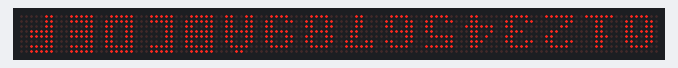
This sketch was run on a simulated Arduino Uno, built with avr-gcc and run on an emulated ATmega328P. On the bench: 128×8 LED matrix. Wiring (inferred from the names in the program): 16 × MAX7219 LED driver (orientation assumed): data pin 6; clock pin 7; CS pin 8.

Above: at 0.1 s.

The sketch:

MAX7219_Example.ino
```cpp
#include "MAX7219Control.h"

const int MatrixPinDIN = 6;
const int MatrixPinCS = 8;
const int MatrixPinCLK = 7;
const int NumberOfPanels = 16;
int PanelBrightness = 7;  // 0-15. A greater brightness also increases power draw

byte ASCIINumbers[16][8] = {
  { B00000000, B00111100, B01100110, B01101110, B01110110, B01100110, B01100110, B00111100 },  // 0
  { B00000000, B00011000, B00011000, B00111000, B00011000, B00011000, B00011000, B01111110 },  // 1
  { B00000000, B00111100, B01100110, B00000110, B00001100, B00110000, B01100000, B01111110 },  // 2
  { B00000000, B00111100, B01100110, B00000110, B00011100, B00000110, B01100110, B00111100 },  // 3
  { B00000000, B00001100, B00011100, B00101100, B01001100, B01111110, B00001100, B00001100 },  // 4
  { B00000000, B01111110, B01100000, B01111100, B00000110, B00000110, B01100110, B00111100 },  // 5
  { B00000000, B00111100, B01100110, B01100000, B01111100, B01100110, B01100110, B00111100 },  // 6
  { B00000000, B01111110, B01100110, B00001100, B00001100, B00011000, B00011000, B00011000 },  // 7
  { B00000000, B00111100, B01100110, B01100110, B00111100, B01100110, B01100110, B00111100 },  // 8
  { B00000000, B00111100, B01100110, B01100110, B00111110, B00000110, B01100110, B00111100 },  // 9
  { B00011000, B00111100, B01100110, B01100110, B01111110, B01100110, B01100110, B01100110 },  // A
  { B01111100, B01111110, B01100110, B01111110, B01111110, B01100110, B01111110, B01111100 },  // B
  { B01111100, B01111100, B01100000, B01100000, B01100000, B01100000, B01111100, B01111100 },  // C
  { B01111100, B01111110, B01100110, B01100110, B01100110, B01100110, B01111110, B01111100 },  // D
  { B01111100, B01111100, B01100000, B01111100, B01111100, B01100000, B01111100, B01111100 },  // E
  { B01111100, B01111100, B01100000, B01111100, B01111100, B01100000, B01100000, B01100000 },  // F
};

MAX7219Control* LEDPanels;


// Starting up sequence
void setup() {
  // Set up the LED matrix panels
  LEDPanels = new MAX7219Control(MatrixPinDIN, MatrixPinCS, MatrixPinCLK, NumberOfPanels);
  LEDPanels->Initialise();
  LEDPanels->SetBrightness(PanelBrightness);

  // Loose connections causing panels to turn off? Try this!
  // LEDPanels->SetRapidAutoRecovery(true);
}


void loop() {
  // EXAMPLE 1: Print a number on each panel
  for (int panel = 0; panel < NumberOfPanels; panel++) {
    // Option 1: Set the data for the whole panel (top-to-bottom)
    LEDPanels->SetPanel(panel, ASCIINumbers[panel]);

    // Option 2: Render one row at a time
    // for (int row = 0; row < 8; row++) {
    //   LEDPanels->SetRow(panel, row, ASCIINumbers[panel][row]);
    // }


    // UPSIDE DOWN PANELS
    // Option 1: Set the data for the whole panel
    // LEDPanels->SetFlippedPanel(panel, ASCIINumbers[panel]);

    // Option 2: Render one row at a time
    // for (int row = 0; row < 8; row++) {
    //   LEDPanels->SetFlippedRow(panel, row, ASCIINumbers[panel][row]);
    // }
  }


  // EXAMPLE 2: Alternating lit up columns
  // bool showAlt = (millis() / 1000) % 2 == 0;
  // for (int p = 0; p < NumberOfPanels; p++) {
  //   for (int i = 0; i < 8; i++) {
  //     LEDPanels->SetRow(p, i, showAlt ? B01010101 : B10101010);
  //   }
  // }

  // Render any updates
  LEDPanels->RenderDisplays();
}
```

MAX7219Control.h
```cpp
/*
For guides and info, see
https://github.com/BadgerCode/MAX7219Control

// Setup the controller
LEDPanels = new MAX7219Control(DATAPIN, CSPIN, CLKPIN, NUMPANELS);
LEDPanels->Initialise();
LEDPanels->SetBrightness(7); // 0-15

// Use this if your panels sometimes get stuck because of a loose connection
LEDPanels->SetRapidAutoRecovery(true);

// Clear panels
LEDPanels->ClearAllPanels();
LEDPanels->ClearPanel(panelNumber);

// Update panels
LEDPanels->SetRow(panelNumber, row, B11001100);
LEDPanels->SetPanel(panel, new byte[8]{ B00000000, B00111100, B01100110, B01101110, B01110110, B01100110, B01100110, B00111100 });

// Update upside down panels
LEDPanels->SetFlippedRow(panelNumber, row, B11001100);
LEDPanels->SetFlippedPanel(panel, new byte[8]{ B00000000, B00111100, B01100110, B01101110, B01110110, B01100110, B01100110, B00111100 });

// Render any changes (at the end of every loop iteration)
LEDPanels->RenderDisplays();
*/


class MAX7219Control {
private:
  int DataPin;
  int CSPin;
  int CLKPin;

  int NumPanels;
  int NumRows = 8;

  byte Brightness = 7;  // 0-15

  bool* RowsRequiringUpdate;
  byte** NewPanelRowData;
  byte** CurrentPanelRowData;

  bool EnableRapidAutoRecovery = false;
  unsigned long LastAutoRecovery = 0;
  const int NormalAutoRecoveryDelay = 30000; // ms
  const int RapidAutoRecoveryDelay = 3000; // ms


public:
  MAX7219Control(int dataPin, int csPin, int clkPin, int numPanels) {
    DataPin = dataPin;
    CSPin = csPin;
    CLKPin = clkPin;
    NumPanels = numPanels;

    // Initialise panel data
    RowsRequiringUpdate = new bool[NumRows];
    for (int row = 0; row < NumRows; row++) {
      RowsRequiringUpdate[row] = true;
    }

    NewPanelRowData = new byte*[NumPanels];
    CurrentPanelRowData = new byte*[NumPanels];
    for (int panel = 0; panel < NumPanels; panel++) {
      NewPanelRowData[panel] = new byte[NumRows];
      CurrentPanelRowData[panel] = new byte[NumRows];

      for (int row = 0; row < NumRows; row++) {
        NewPanelRowData[panel][row] = 0;
        CurrentPanelRowData[panel][row] = 0;
      }
    }
  }

  Initialise() {
    // Set up data, cs, clk pins
    pinMode(CLKPin, OUTPUT);
    pinMode(CSPin, OUTPUT);
    pinMode(DataPin, OUTPUT);

    // Initialise all panels
    InitialisePanelState();

    // Force all rows to clear, bypassing caching
    for (int row = 1; row <= NumRows; row++) {
      SetValueForAllPanels(row, 0);
    }
  }

  /**
    Enables/Disables rapid auto-recovery (disabled by default).

    Every minute, the panels will re-initialise and re-render.
    This allows panels that get stuck/broken from a loose connection to recover and start working again.

    Enabling rapid auto-recovery will make this process happen every 5 seconds.
    This slightly reduce performance.
  */
  SetRapidAutoRecovery(bool enabled) {
    EnableRapidAutoRecovery = enabled;
  }

  // Value between 0-15
  SetBrightness(byte value) {
    Brightness = value;
    SetValueForAllPanels(10, Brightness);
  }

  ClearAllPanels() {
    for (int panel = 0; panel < NumPanels; panel++)
      ClearPanel(panel);
  }

  ClearPanel(int panelNumber) {
    for (int row = 0; row < NumRows; row++)
      SetRow(panelNumber, row, 0);
  }

  /**
  * Renders rows of data to a panel, top to bottom
  * panelNumber - Which panel the row is on. Starting from 0.
  * rowsData - one byte of data per row
  */
  SetPanel(int panelNumber, byte* rowsData) {
    for (int i = 0; i < NumRows; i++) {
      SetRow(panelNumber, i, rowsData[i]);
    }
  }

  /**
  * Renders rows of data to a panel, rotated 180 degrees
  * panelNumber - Which panel the row is on. Starting from 0.
  * rowsData - one byte of data per row
  */
  SetFlippedPanel(int panelNumber, byte* rowsData) {
    for (int i = 0; i < NumRows; i++) {
      SetRow(panelNumber, i, Reverse(rowsData[NumRows - 1 - i]));
    }
  }

  /**
  * panelNumber - Which panel the row is on. Starting from 0.
  * rowNumber - 0-7, from top to bottom
  * value - 8 bits to turn LEDs on/off, from left to right (0, 1, 2, 4, ...)
  */
  SetRow(int panelNumber, int rowNumber, byte value) {
    if (panelNumber < 0 || panelNumber > NumPanels) return;
    if (rowNumber < 0 || rowNumber >= NumRows) return;

    NewPanelRowData[panelNumber][rowNumber] = value;

    if (CurrentPanelRowData[panelNumber][rowNumber] != NewPanelRowData[panelNumber][rowNumber])
      RowsRequiringUpdate[rowNumber] = true;
  }

  /**
  * panelNumber - Which panel the row is on. Starting from 0.
  * rowNumber - 0-7, from bottom to top
  * value - 8 bits to turn LEDs on/off, from left to right (0, 1, 2, 4, ...)
  */
  SetFlippedRow(int panelNumber, int rowNumber, byte value) {
    SetRow(panelNumber, NumRows - 1 - rowNumber, Reverse(value));
  }


  byte Reverse(byte b) {
    b = (b & 0xF0) >> 4 | (b & 0x0F) << 4;
    b = (b & 0xCC) >> 2 | (b & 0x33) << 2;
    b = (b & 0xAA) >> 1 | (b & 0x55) << 1;
    return b;
  }


  RenderDisplays() {
    bool ignoreCache = false;
    // Auto-recovery for loose connections
    int autoRecoveryDelay = EnableRapidAutoRecovery ? RapidAutoRecoveryDelay : NormalAutoRecoveryDelay;
    if (millis() - LastAutoRecovery > autoRecoveryDelay) {
      // Re-initialise panels, incase of loose connections
      InitialisePanelState();
      ignoreCache = true;
    }

    // Render one row at a time for all of the panels (e.g. the first row for all panels)
    for (int row = 0; row < NumRows; row++) {
      // Only render a row if there are changes
      if (!RowsRequiringUpdate[row] && !ignoreCache) continue;
      RowsRequiringUpdate[row] = false;

      // Flip row order - the hardware orders row bottom to top; we want top to bottom
      int hardwareRow = NumRows - row;  // 1 - 8

      // Render panels, starting with the one furthest away
      // When you render a panel, the data is sent to the first one
      // If a panel already has data, it gets pushed to the next one in the chain
      digitalWrite(CSPin, LOW);
      for (int panel = (NumPanels - 1); panel >= 0; panel--) {
        // Output the row number we'll be setting
        shiftOut(DataPin, CLKPin, MSBFIRST, hardwareRow);

        // Reverse the order of the bits, by doing least significant bit first
        // This means that B10000000 will light up the left most LED, instead of the right most one
        shiftOut(DataPin, CLKPin, LSBFIRST, NewPanelRowData[panel][row]);

        CurrentPanelRowData[panel][row] = NewPanelRowData[panel][row];
      }
      digitalWrite(CSPin, HIGH);
    }
  }

private:
  InitialisePanelState() {
    SetValueForAllPanels(9, 0);  // Decode mode (always 0)
    SetValueForAllPanels(10, Brightness);
    SetValueForAllPanels(11, NumRows - 1);  // 8 rows
    SetValueForAllPanels(12, 1);            // Shutdown mode (set to normal)
    SetValueForAllPanels(15, 0);            // Disable test mode

    LastAutoRecovery = millis();
  }

  /**
  0 = do nothing
  1-8 = set output for rows 1-8
  9 = decode mode (always set to 0)
  10/A = brightness (0-15)
  11/B = scan limit (number of rows; 0 = 1 row, 7 = 8 rows)
  12/C = shutdown mode (0 = wipe the displays, 1 = normal operation)
  15/F = display test (0 = normal operation, 1 = turn on all LEDs)
  */
  SetValueForAllPanels(int setting, int value) {
    digitalWrite(CSPin, LOW);
    for (int panel = 0; panel < NumPanels; panel++) {
      shiftOut(DataPin, CLKPin, MSBFIRST, setting);
      shiftOut(DataPin, CLKPin, MSBFIRST, value);
    }
    digitalWrite(CSPin, HIGH);
  }
};
```
